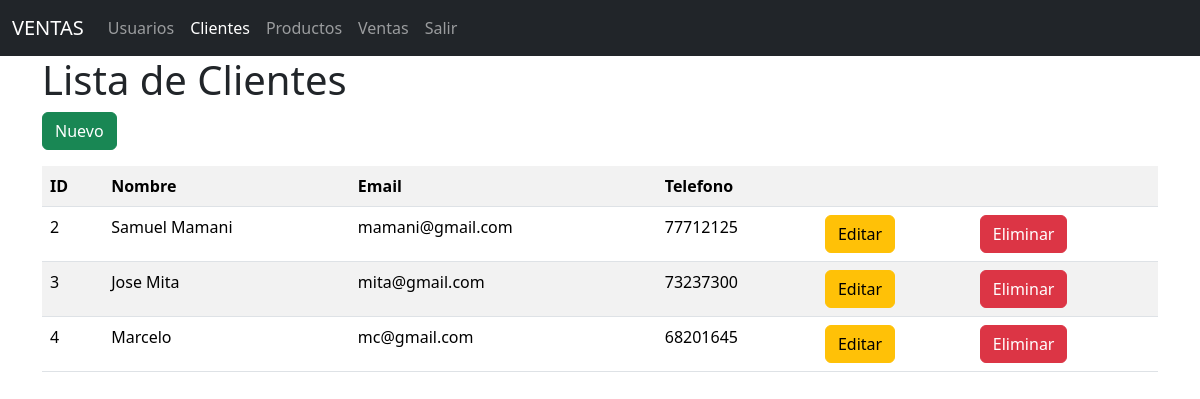
/clientes/, run on the app's committed database.
### models/cliente_model.py (models this page shows, shortened)
class Cliente(db.Model):
    __tablename__ = 'clientes'
    id = db.Column(db.Integer, primary_key=True)
    nombre = db.Column(db.String(80), nullable=False)
    email = db.Column(db.String(100), nullable=False)
    telefono = db.Column(db.String(20), nullable=False)
    ventas = db.relationship('Venta', back_populates='cliente')
    @staticmethod
    def get_all():
        return Cliente.query.all()

### controllers/cliente_controller.py (the view)
@cliente_bp.route('/')
def index():
    clientes = Cliente.get_all()
    return cliente_view.list(clientes)

### run.py (called while the page is built)
@app.context_processor
def inject_active_path():
    def is_active(path):
        return 'active' if request.path == path else ''
    return (dict(is_active = is_active))

### views/cliente_view.py (called while the page is built)
def list(clientes):
    return render_template('clientes/index.html', clientes=clientes)

### templates/clientes/index.html (shortened to what this page needs)
{% extends 'base.html' %}
{% block content %}
<h1>Lista de Clientes</h1>
<a href="{{ url_for('cliente.create') }}" class="btn btn-success mb-3">Nuevo</a>
<table class="table table-striped">
    <tr>
        <th>ID</th>
        <th>Nombre</th>
        <th>Email</th>
        <th>Telefono</th>
        <th></th>
        <th></th>
    </tr>
    {% for item in clientes %}
    <tr>
        <td>{{item.id}}</td>
        <td>{{item.nombre}}</td>
        <td>{{item.email}}</td>
        <td>{{item.telefono}}</td>
        <td>
            <a href="{{ url_for('cliente.edit',id=item.id) }}" class="btn btn-warning">Editar</a>
        </td>
        <td>
            <a href="{{ url_for('cliente.delete',id=item.id) }}" class="btn btn-danger">Eliminar</a>
        </td>
    </tr>
    {% endfor %}
</table>
{% endblock  %}

### data on the page
Cliente: id "2", nombre "Samuel Mamani", email "mamani@gmail.com", telefono "77712125"
Cliente: id "3", nombre "Jose Mita", email "mita@gmail.com", telefono "73237300"
Cliente: id "4", nombre "Marcelo", email "mc@gmail.com", telefono "68201645"
